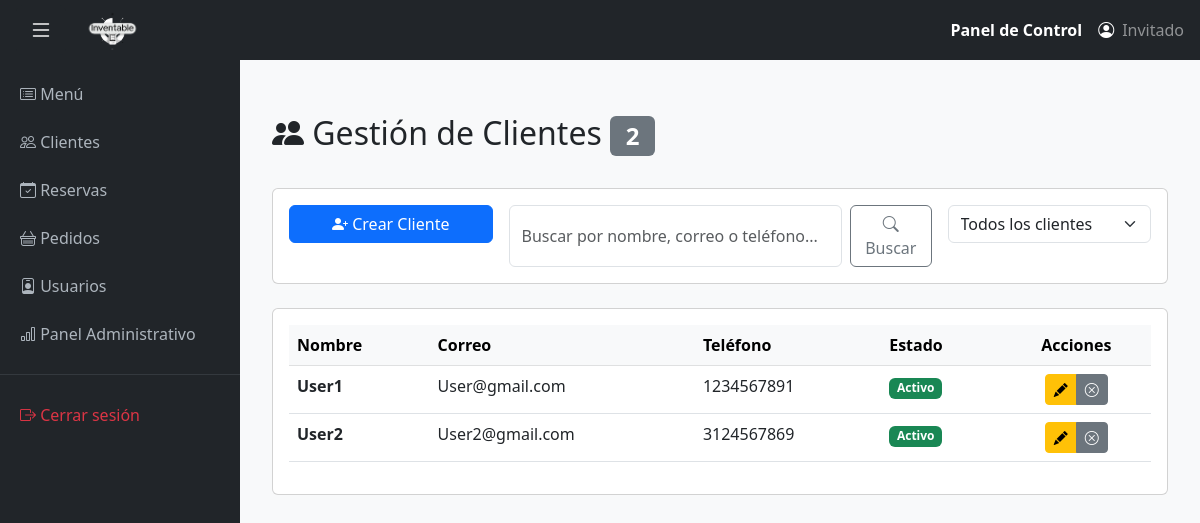
/clientes/, run on the app's committed database.
### clientes/models.py (models this page shows, shortened)
class Cliente(models.Model):
    nombre = models.CharField(max_length=100)
    correo = models.EmailField(unique=True)
    telefono = models.CharField(max_length=15)
    activo = models.BooleanField(default=True)

### clientes/views.py (the view)
# urls.py: path('', views.lista_clientes, name='lista_clientes'),
def lista_clientes(request):
    busqueda = request.GET.get('buscar', '')
    filtro_estado = request.GET.get('estado', 'todos')
    clientes = Cliente.objects.all()
    if busqueda:
        clientes = clientes.filter(
            Q(nombre__icontains=busqueda) |
            Q(correo__icontains=busqueda) |
            Q(telefono__icontains=busqueda)
        )
    if filtro_estado == 'activos':
        clientes = clientes.filter(activo=True)
    elif filtro_estado == 'inactivos':
        clientes = clientes.filter(activo=False)
    clientes = clientes.order_by('nombre')
    contexto = {
        'clientes': clientes,
        'busqueda': busqueda,
        'filtro_estado': filtro_estado,
        'total_clientes': clientes.count(),
    }
    return render(request, 'clientes/lista_clientes.html', contexto)

### usuarios/context_processor.py (called while the page is built)
def usuario_logeado(request):
    if request.user.is_authenticated:
        try:
            usuario = Empleado.objects.get(id=request.user.id)
            return {"usuario": usuario}
        except Empleado.DoesNotExist:
            return {"usuario": None}
    return {"usuario": None}

### clientes/templates/clientes/lista_clientes.html (shortened to what this page needs)
{% extends "base.html" %}
{% block content %}
<div class="container mt-4">
    <div class="row mb-4">
        <div class="col">
            <h2>
                <i class="bi bi-people-fill"></i> Gestión de Clientes
                <span class="badge bg-secondary">{{ total_clientes }}</span>
            </h2>
        </div>
    </div>
    <div class="card mb-4">
        <div class="card-body">
            <div class="row g-3">
                <div class="col-md-3">
                    <a href="{% url 'clientes:crear_cliente' %}" class="btn btn-primary w-100">
                        <i class="bi bi-person-plus-fill"></i> Crear Cliente
                    </a>
                </div>
                <div class="col-md-6">
                    <form method="GET" action="{% url 'clientes:lista_clientes' %}" class="d-flex">
                        <input
                            type="text"
                            name="buscar"
                            class="form-control me-2"
                            placeholder="Buscar por nombre, correo o teléfono..."
                            value="{{ busqueda }}"
                        >
                        <button type="submit" class="btn btn-outline-secondary">
                            <i class="bi bi-search"></i> Buscar
                        </button>
                    </form>
                </div>
                <div class="col-md-3">
                    <form method="GET" action="{% url 'clientes:lista_clientes' %}" id="filtroForm">
                        <select name="estado" class="form-select" onchange="this.form.submit()">
                            <option value="todos" {% if filtro_estado == 'todos' %}selected{% endif %}>
                                Todos los clientes
                            </option>
                        </select>
                    </form>
                </div>
            </div>
        </div>
    </div>
    <div class="card">
        <div class="card-body">
            {% if clientes %}
                <div class="table-responsive">
                    <table class="table table-hover">
                        <thead class="table-light">
                            <tr>
                                <th>Nombre</th>
                                <th>Correo</th>
                                <th>Teléfono</th>
                                <th>Estado</th>
                                <th class="text-center">Acciones</th>
                            </tr>
                        </thead>
                        <tbody>
                            {% for cliente in clientes %}
                                <tr>
                                    <td>
                                        <strong>{{ cliente.nombre }}</strong>
                                    </td>
                                    <td>{{ cliente.correo }}</td>
                                    <td>{{ cliente.telefono }}</td>
                                    <td>
                                        {% if cliente.activo %}
                                            <span class="badge bg-success">Activo</span>
                                        {% else %}
                                            <span class="badge bg-secondary">Inactivo</span>
                                        {% endif %}
                                    </td>
                                    <td class="text-center">
                                        <div class="btn-group" role="group">
                                            <a href="{% url 'clientes:editar_cliente' cliente.id %}"
                                               class="btn btn-sm btn-warning"
                                               title="Editar">
                                                <i class="bi bi-pencil-fill"></i>
                                            </a>
                                            <a href="{% url 'clientes:estado_cliente' cliente.id %}"
                                               class="btn btn-sm {% if cliente.activo %}btn-secondary{% else %}btn-success{% endif %}"
                                               title="{% if cliente.activo %}Desactivar{% else %}Activar{% endif %}"
                                               onclick="return confirm('¿Estás seguro de cambiar el estado?')">
                                                <i class="bi bi-{% if cliente.activo %}x-circle{% else %}check-circle{% endif %}"></i>
                                            </a>
                                        </div>
                                    </td>
                                </tr>
                            {% endfor %}
                        </tbody>
                    </table>
                </div>
            {% endif %}
        </div>
    </div>
</div>
{% endblock %}

### templates/base.html (style rules this page uses)
body { background-color: #f8f9fa; }

### data on the page
Cliente: nombre "User1", correo "User@gmail.com", telefono "1234567891", activo "Activo"
Cliente: nombre "User2", correo "User2@gmail.com", telefono "3124567869", activo "Activo"

### other printed values
{{ total_clientes }} "2"
